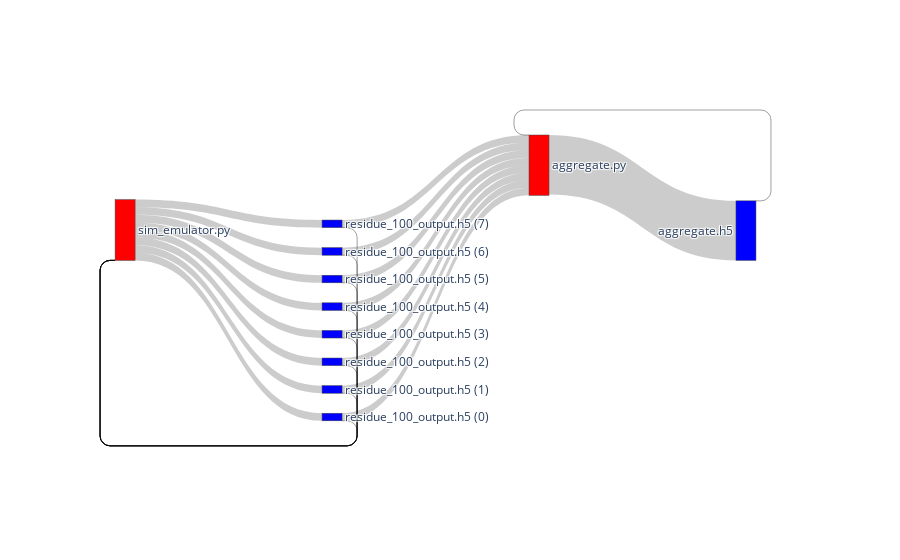

Notebook code cell kept with this figure:
### Code cell
sd = SankeyData()

# sd_load_dset(dfsim,dfagg,sd,task_cnt)
sd_load_file(dfsim,dfagg,sd,task_cnt)

sd.set_block_size(65536)
sd.build_links(key='access_idx')

sd.set_output_suffix("hermesvfd-file")
sd.plot()

### Figure 1 — Plotly figure (JSON) as saved in the notebook; plotly's stock layout.template omitted (floating-point values rounded to 4 significant figures)
{"data": [{"link": {"label": ["read (approx 160.84 KB)", "read (approx 106.97 MB)", "read (approx 160.84 KB)", "read (approx 107.22 MB)", "read (approx 160.84 KB)", "read (approx 107.09 MB)", "read (approx 160.84 KB)", "read (approx 107.21 MB)", "read (approx 160.84 KB)", "read (approx 107.14 MB)", "read (approx 160.84 KB)", "read (approx 107.18 MB)", "read (approx 160.84 KB)", "read (approx 106.93 MB)", "read (approx 160.84 KB)", "read (approx 107.09 MB)", "read (approx 5.44 KB)", "write (approx 107.5 MB)", "write (approx 0 B)", "write (approx 108.01 MB)", "write (approx 0 B)", "write (approx 107.92 MB)", "write (approx 0 B)", "write (approx 107.85 MB)", "write (approx 0 B)", "write (approx 108.04 MB)", "write (approx 0 B)", "write (approx 107.74 MB)", "write (approx 0 B)", "write (approx 107.72 MB)", "write (approx 0 B)", "write (approx 108 MB)", "write (approx 0 B)", "write (approx 845.34 MB)"], "source": [1, 1, 3, 3, 4, 4, 5, 5, 6, 6, 7, 7, 8, 8, 9, 9, 10, 0, 2, 0, 2, 0, 2, 0, 2, 0, 2, 0, 2, 0, 2, 0, 2, 2], "target": [0, 2, 0, 2, 0, 2, 0, 2, 0, 2, 0, 2, 0, 2, 0, 2, 2, 1, 1, 3, 3, 4, 4, 5, 5, 6, 6, 7, 7, 8, 8, 9, 9, 10], "value": [160840, 106967680, 160840, 107221408, 160840, 107089696, 160840, 107209648, 160840, 107140608, 160840, 107176424, 160840, 106929952, 160840, 107091648, 5440, 107498360, 0, 108012952, 0, 107918600, 0, 107851944, 0, 108043192, 0, 107744848, 0, 107720760, 0, 107995096, 0, 845336758]}, "node": {"color": ["red", "blue", "red", "blue", "blue", "blue", "blue", "blue", "blue", "blue", "blue"], "label": ["sim_emulator.py", "residue_100_output.h5 (0)", "aggregate.py", "residue_100_output.h5 (1)", "residue_100_output.h5 (2)", "residue_100_output.h5 (3)", "residue_100_output.h5 (4)", "residue_100_output.h5 (5)", "residue_100_output.h5 (6)", "residue_100_output.h5 (7)", "aggregate.h5"]}, "type": "sankey"}], "layout": {}}
